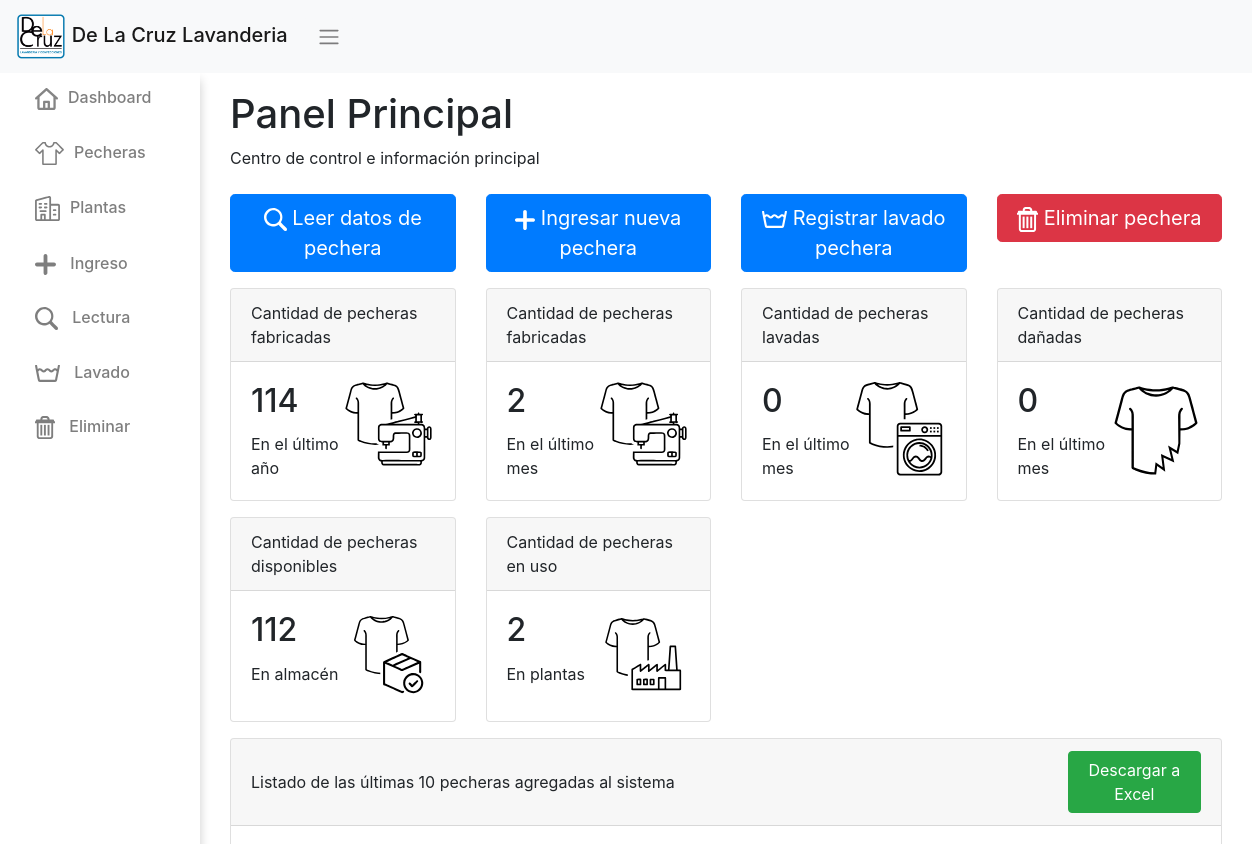
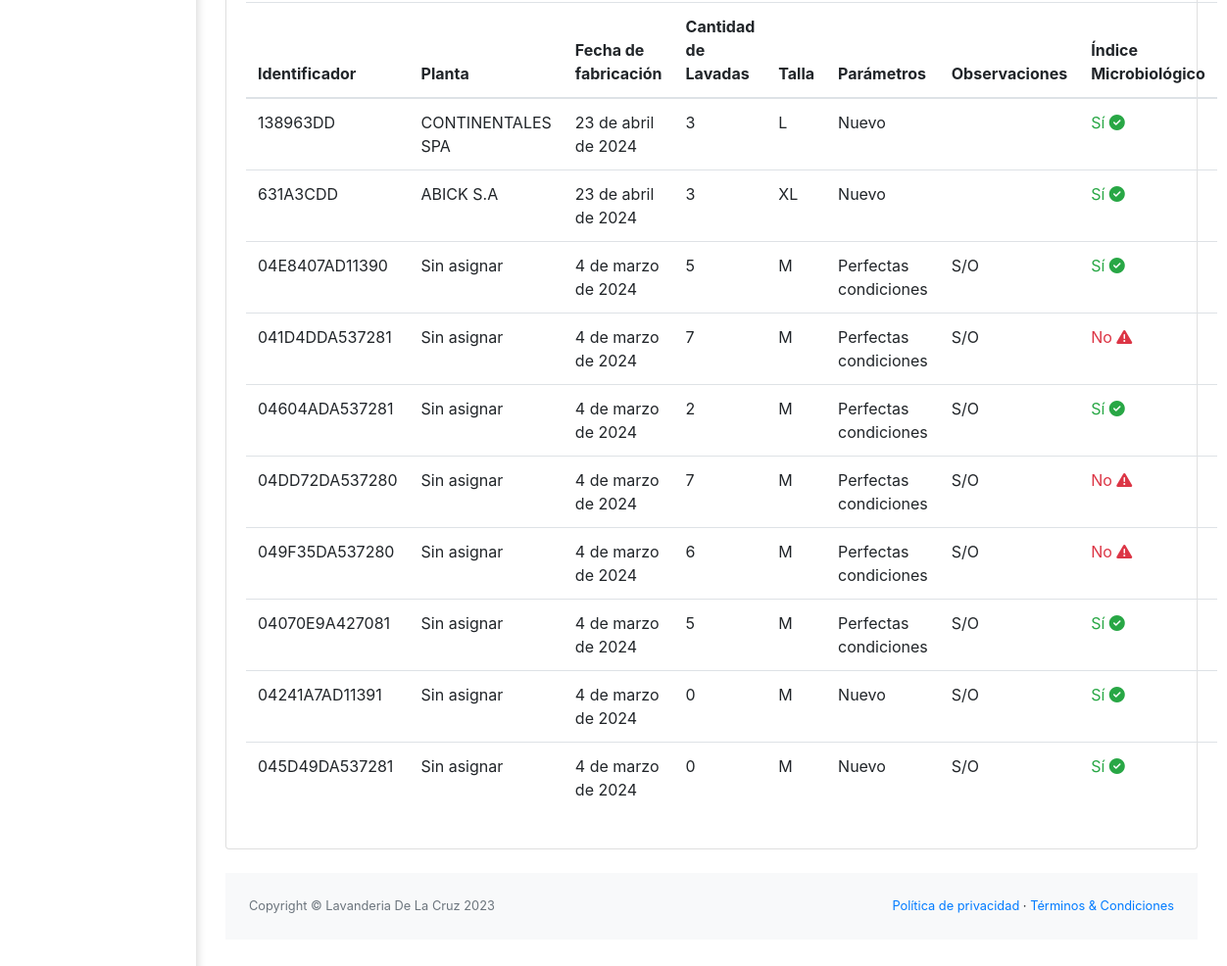
/, run on an earlier commit of the app's database (2 pictures, top to bottom).
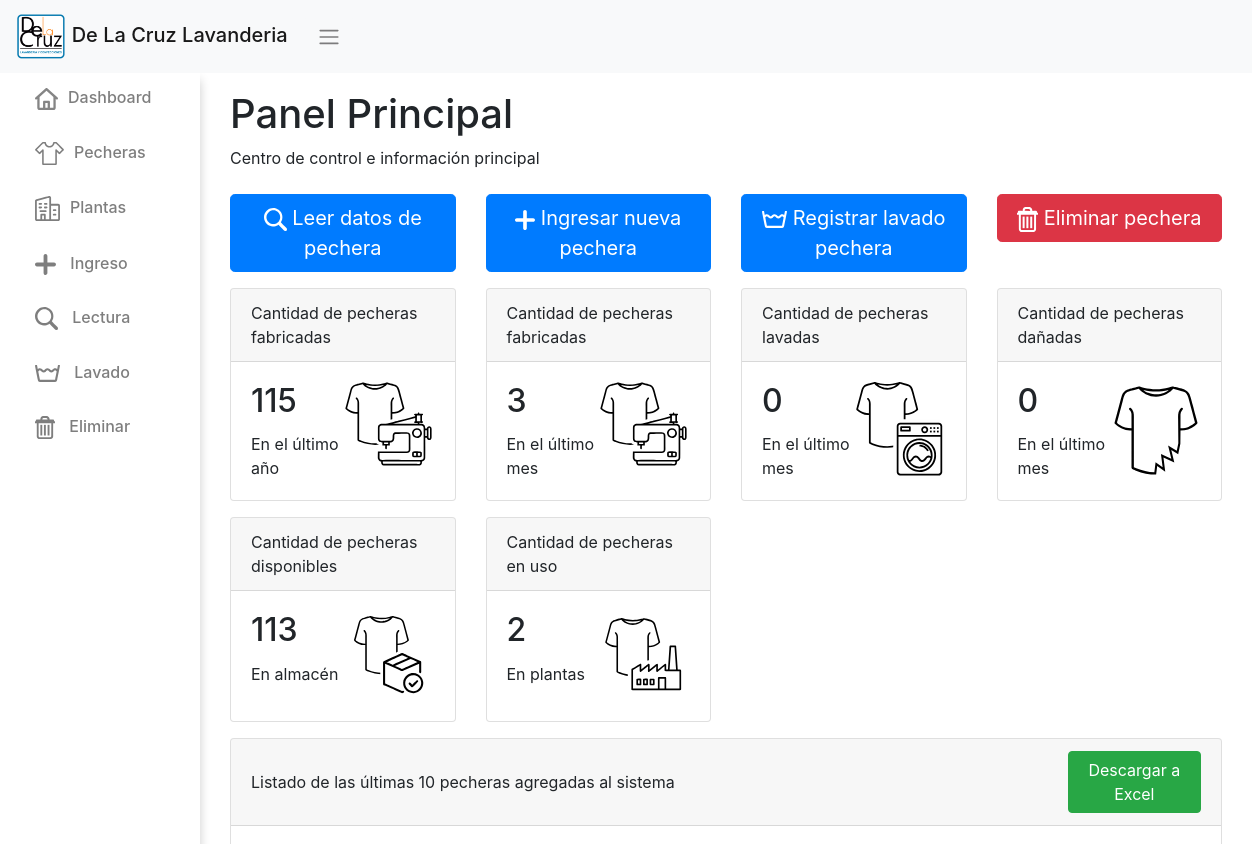
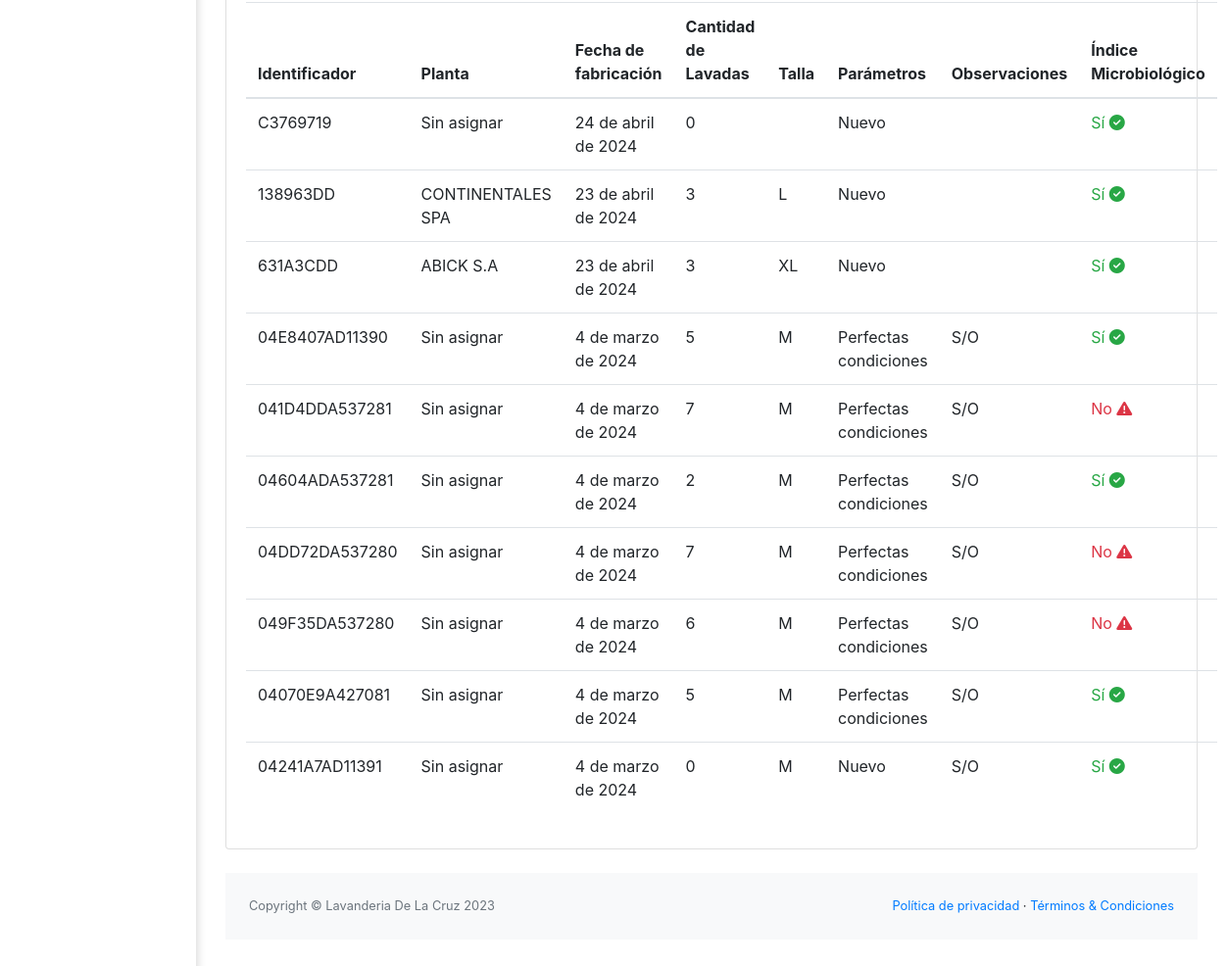
And on a later commit of the database (2 pictures, top to bottom).
### app/models.py (models this page shows, shortened)
class Pechera(models.Model):
    id_pechera = models.CharField(max_length=100, unique=True)
    fecha_fabricacion = models.DateField(null=True)
    talla = models.CharField(max_length=5)
    cantidad_lavados = models.IntegerField(default=0)
    observaciones = models.CharField(max_length=500, blank=True)
    planta = models.IntegerField (choices=PLANTAS_CHOICES,default=1)
    parameters = models.CharField(max_length=50, choices=PARAMETERS_CHOICES, default='1')
    indice_microbiologico = models.CharField(max_length=2, choices=OPCIONES_INDICE, default='Si', verbose_name="Índice Microbiológico")
    eliminada = models.BooleanField(default=False)

### app/views.py (the view)
# urls.py: path('', index, name='index'),
def index(request):
    latest_pecheras = Pechera.objects.exclude(eliminada=True).order_by('-fecha_fabricacion')[:10]
    today = datetime.now()
    last_year = today - timedelta(days=365)
    manufactured_last_year = Pechera.objects.filter(fecha_fabricacion__gte=last_year).count()
    last_month = today - timedelta(days=30)
    manufactured_last_month = Pechera.objects.filter(fecha_fabricacion__gte=last_month).count()
    washed_last_month = Lavado.objects.filter(fecha_lavado__gte=last_month).count()
    faulty_last_month = Pechera.objects.filter(eliminada=True, fecha_fabricacion__gte=last_month).count()
    disponibles = Pechera.objects.filter(planta__icontains=1,eliminada=False).count()
    pecheras_no_eliminadas = Pechera.objects.exclude(eliminada=True)[:]
    planta = pecheras_no_eliminadas.exclude(planta__iexact=1).count()
    context = {
        'latest_pecheras': latest_pecheras,
        'manufactured_last_year': manufactured_last_year,
        'manufactured_last_month': manufactured_last_month,
        'faulty_last_month': faulty_last_month,
        'washed_last_month': washed_last_month,
        'disponibles': disponibles,
        'planta': planta,
    }
    return render(request, 'app/index.html', context)

### app/templates/app/index.html (shortened to what the changed rows need)
{% extends 'app/base.html' %}
{% load static %}
{% block contenido %}
  <h1>Panel Principal</h1>
  <Spam>Centro de control e información principal</Spam><br /><br/>
  <div class="row">
    <div class="col-sm-3 mb-3">
      <div class="card">
        <div class="card-body">
          <img src="{% static 'app\img\fabricadas.svg' %}" width="90" alt="fabricadas" style="float: right;">
          <h2 class="card-title">{{ manufactured_last_year }}</h2>
          <p class="card-text">En el último año</p>
        </div>
      </div>
    </div>
    <div class="col-sm-3 mb-3">
      <div class="card">
        <div class="card-body">
          <img src="{% static 'app\img\fabricadas.svg' %}" width="90" alt="fabricadas" style="float: right;">
          <h2 class="card-title">{{ manufactured_last_month }}</h2>
          <p class="card-text">En el último mes</p>
        </div>
      </div>
    </div>
    <div class="col-sm-3 mb-3">
      <div class="card">
        <div class="card-body">
          <h2 class="card-title">{{ washed_last_month }}</h2>
        </div>
      </div>
    </div>
    <div class="col-sm-3 mb-3">
      <div class="card">
        <div class="card-body">
          <h2 class="card-title">{{ faulty_last_month }}</h2>
        </div>
      </div>
    </div>
  </div>
  <div class="row">
    <div class="col-sm-3 mb-3">
      <div class="card">
        <div class="card-body">
          <img src="{% static 'app\img\disponibles.svg' %}" width="90" alt="fabricadas" style="float: right;">
          <h2 class="card-title">{{ disponibles }}</h2>
          <p class="card-text">En almacén</p>
        </div>
      </div>
    </div>
    <div class="col-sm-3 mb-3">
      <div class="card">
        <div class="card-body">
          <h2 class="card-title">{{ planta }}</h2>
        </div>
      </div>
    </div>
  </div>
  <div class="card mb-4">
    <div class="card-body">
      <table class="table table-responsive-sm table-fluid">
        <thead>
          <tr>
            <th>Identificador</th>
            <th>Planta</th>
            <th>Fecha de fabricación</th>
            <th>Cantidad de Lavadas</th>
            <th>Talla</th>
            <th>Parámetros</th>
            <th>Observaciones</th>
            <th>Índice Microbiológico</th>
          </tr>
        </thead>
        <tbody>
          {% for pechera in latest_pecheras %}
            <tr>
              <td>{{ pechera.id_pechera }}</td>
              <td>{{ pechera.get_planta_display }}</td>
              <td>{{ pechera.fecha_fabricacion }}</td>
              <td>{{ pechera.cantidad_lavados }}</td>
              <td>{{ pechera.talla }}</td>
              <td>{{ pechera.get_parameters_display }}</td>
              <td>{{ pechera.observaciones }}</td>
              <td>
                {% if pechera.indice_microbiologico == 'No' %}
                  <span class="text-danger">No</span>
                  <i class="fas fa-exclamation-triangle text-danger"></i>
                {% elif pechera.indice_microbiologico == 'Si' %}
                  <span class="text-success">Sí</span>
                  <i class="fas fa-check-circle text-success"></i>
                {% else %}
                  <span class="text-warning">Valor no reconocido: {{ pechera.indice_microbiologico }}</span>
                {% endif %}
              </td>
            </tr>
          {% endfor %}
        </tbody>
      </table>
    </div>
  </div>
{% endblock %}

What changed in the data, as far as the page shows it:
no longer on this page (row unchanged): Pechera: id_pechera "045D49DA537281", planta "Sin asignar", fecha_fabricacion "4 de marzo de 2024", cantidad_lavados "0", talla "M", parameters "Nuevo", observaciones "S/O", indice_microbiologico "Sí"
added Pechera: id_pechera "C3769719", planta "Sin asignar", fecha_fabricacion "24 de abril de 2024", cantidad_lavados "0", parameters "Nuevo", indice_microbiologico "Sí"
Also different on the page:
{{ manufactured_last_year }}: "114" → "115"
{{ manufactured_last_month }}: "2" → "3"
{{ disponibles }}: "112" → "113"
